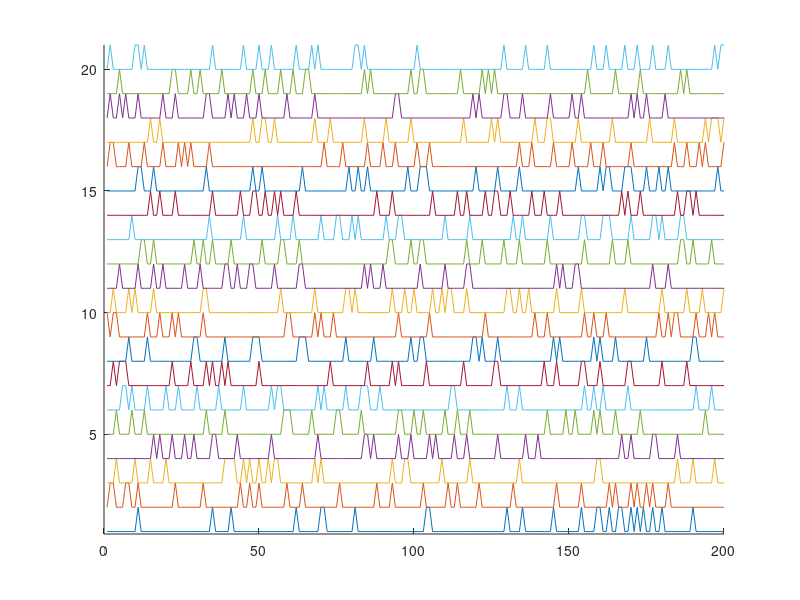
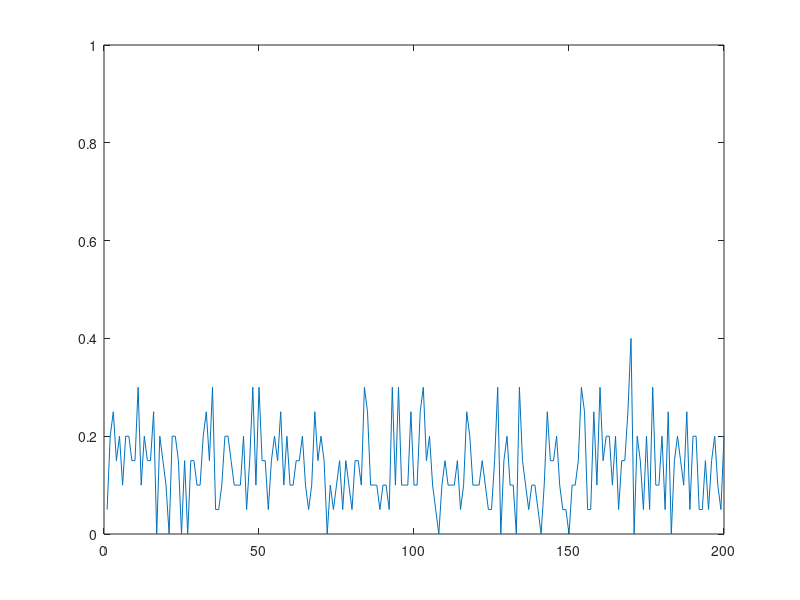
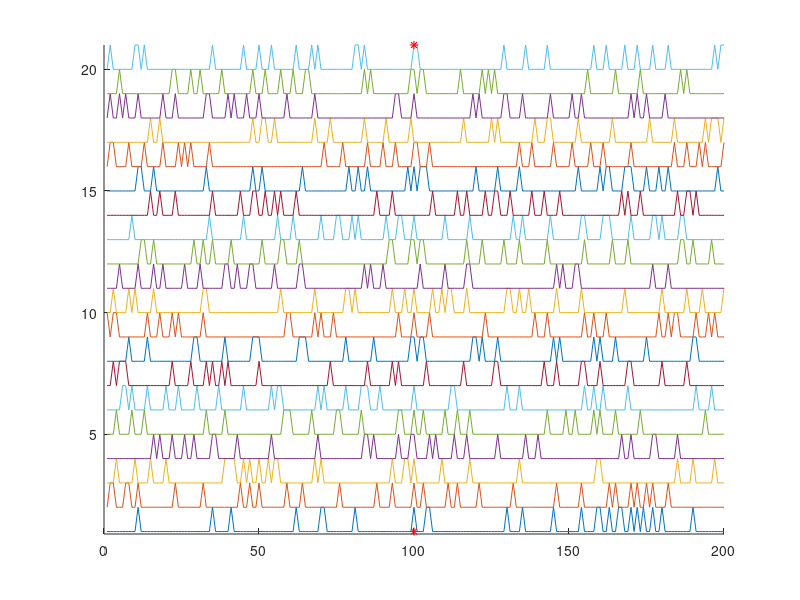
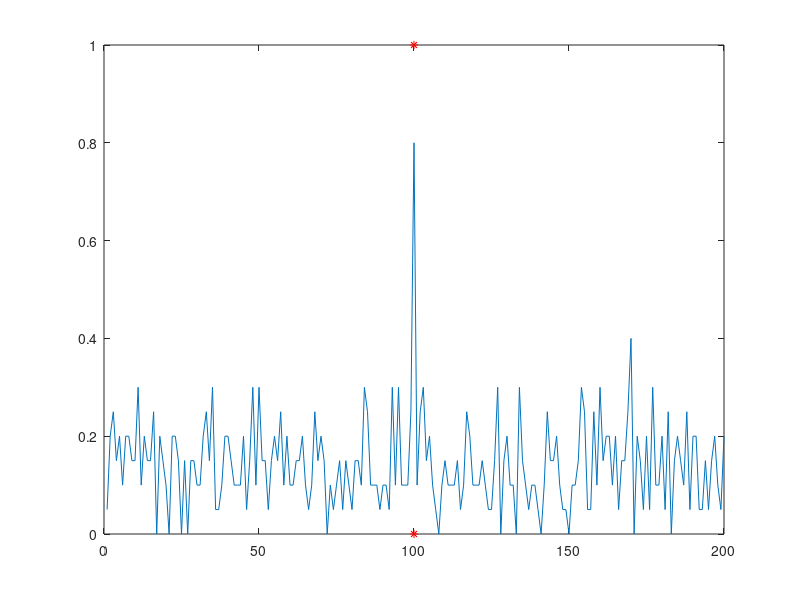

Recreate these plots in MATLAB, in order.
clear all

%% Random spikes 

% How many neurons 
    numits = 20; 

% Duration of the epoch
    len = 200; 
% Number of spikes per epoch
    numspikes = 30; 

% Time steps
    t = 1:len; 

% Initialize neurons, no spikes
    neuron = zeros(len,numits);

% Generate spikes
for j=1:numits
    spikeIDXs = randi(len,[1,numspikes]);
    neuron(spikeIDXs,j) = 1; 
end

% Calculate the downstream response to all neural inputs
    avgDownStream = sum(neuron');
    avgDownStream = avgDownStream / numits;

% Plot all or some of the raw spike trains
maxnumtrainstoshow = 50;
figure(27); clf; hold on;
    for j=1:min([maxnumtrainstoshow, numits])
        plot(t, neuron(:,j)+j);
    end
    ylim([0.9, min([maxnumtrainstoshow+1, numits+1])])

% Plot the downstream neural response
    figure(28); clf; 
        plot(t, avgDownStream); ylim([0 1]);

%% Signal detection with random spikes

% Chance that a neuron will detect the event (range 0-1)
    detectionChance = 0.80; 


neuronDetector = neuron;

detections = find(rand(1,numits) <= detectionChance);
neuronDetector(round(len/2),detections) = 1;

% Calculate the downstream response to all neural inputs
    avgDownStreamDetector = sum(neuronDetector');
    avgDownStreamDetector = avgDownStreamDetector / numits;


figure(29); clf; hold on;
    for j=1:min([maxnumtrainstoshow, numits])
        plot(t, neuronDetector(:,j)+j);
    end
    ylim([0.9, min([maxnumtrainstoshow+1, numits+1])])
    plot(round(len/2), 1, 'r*'); plot(round(len/2), min([maxnumtrainstoshow+1, numits+1]), 'r*')

% Plot the downstream neural response
    figure(30); clf; 
        plot(t, avgDownStreamDetector); 
        hold on;
        plot(round(len/2), 1, 'r*'); plot(round(len/2), 0, 'r*')
        ylim([0 1]);
